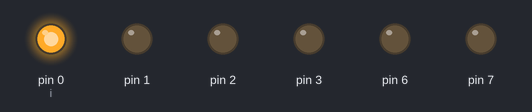
A sketch run on a simulated Arduino Uno, built with avr-gcc and run on an emulated ATmega328P. Shown: output pins drawn as LEDs (lit = HIGH).

Above: at 0.5 s.
At 2.5 s:
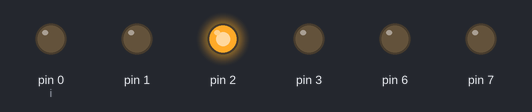
At 3.5 s:
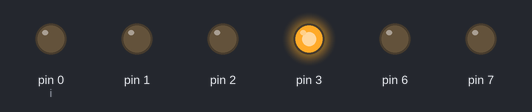
At 5.0 s:
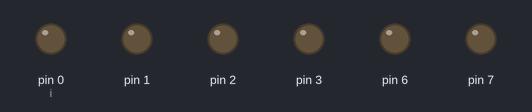
At 7.5 s:
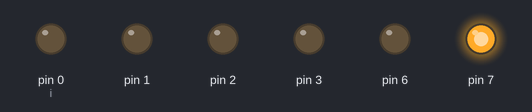
At 9.5 s:
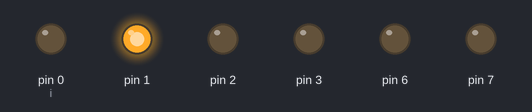
Timing chart, 0 to 10.4 s (numbered marks = the images above):
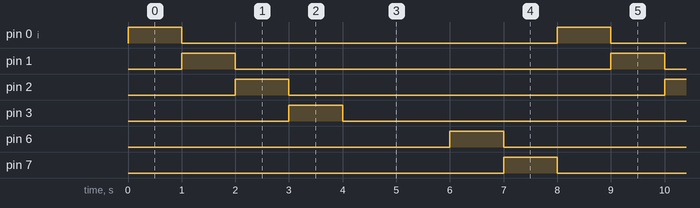

Measured:
- by itself, pin 0 (i), pin 1–3, pin 6, pin 7: alternates HIGH for 1.0 s and LOW for 7.0 s
- by itself, everything shown: repeats every 8.0 s, in 8 steps

The sketch:

tugas161.ino
```cpp
// (licence header left out)
void setup() {
//assignment secara PIN untuk output LED 0-7
	pinMode(0, OUTPUT);
	pinMode(1, OUTPUT);
	pinMode(2, OUTPUT);
	pinMode(3, OUTPUT);
	pinMode(6, OUTPUT);
	pinMode(7, OUTPUT);

	pinMode(9, INPUT);
}
int i =0; //kondisi awal
void loop() {
	while (i <8) {
		//Turn ON LED satu per satu
		digitalWrite(i,HIGH);
		//jeda 1 detik
		delay(1000);
		//TURN OFF
		digitalWrite(i,LOW);

		i++;//increment
	}
	//buat kondisi untuk overflow -> ulang dari awal

	if(i ==8) {
		i =0;
	}
}
```
